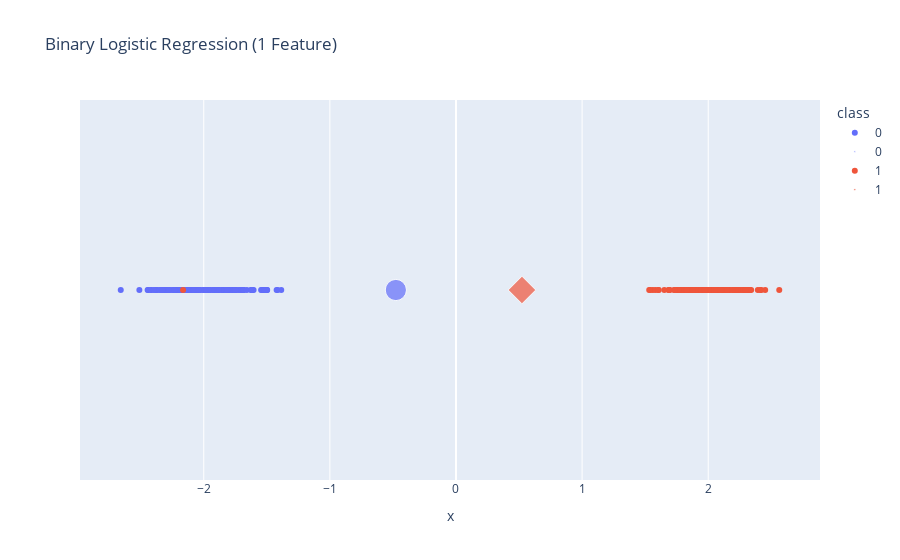

The cell this chart's notebook holds for it:
### Code cell
x_mean = X.mean()
new_points = np.array([
    [x_mean - .5],
    [x_mean + .5]
])

pred_class = model.predict(new_points)
pred_prob = model.predict_proba(new_points)[:, 1]  # probability of class 1

df_new = pd.DataFrame({
    "x": new_points[:, 0],
    "pred_class": pred_class.astype(str),
    "prob_class1": pred_prob
})

df_new = pd.DataFrame({
    "x": new_points[:, 0],
    "pred_class": pred_class.astype(str),
    "prob_class1": pred_prob
})

# Ploe
fig = px.scatter(
    df,
    x="x",
    y=[0]*len(df),
    color="class",
    title="Binary Logistic Regression (1 Feature)"
)

# Add predictions (with small markers)
fig.add_traces(
    px.scatter(
        df_new,
        x="x",
        y=[0]*len(df_new),
        color="pred_class",
        symbol="pred_class",
        size=[1]*len(df_new),
        size_max=15
    ).data
)

fig.update_yaxes(visible=False)
fig.show()

### Figure 1 — Plotly figure (JSON) as saved in the notebook; plotly's stock layout.template omitted (floating-point values rounded to 4 significant figures; data arrays with more than 128 entries replaced by an {"elided": "..."} marker saying what was removed)
{"data": [{"hovertemplate": "class=0<br>x=%{x}<br>y=%{y}<extra></extra>", "legendgroup": "0", "marker": {"color": "#636efa", "symbol": "circle"}, "mode": "markers", "name": "0", "orientation": "v", "showlegend": true, "type": "scatter", "x": {"elided": "150 float values"}, "xaxis": "x", "y": {"elided": "150 int values"}, "yaxis": "y"}, {"hovertemplate": "class=1<br>x=%{x}<br>y=%{y}<extra></extra>", "legendgroup": "1", "marker": {"color": "#EF553B", "symbol": "circle"}, "mode": "markers", "name": "1", "orientation": "v", "showlegend": true, "type": "scatter", "x": {"elided": "150 float values"}, "xaxis": "x", "y": {"elided": "150 int values"}, "yaxis": "y"}, {"hovertemplate": "pred_class=0<br>x=%{x}<br>y=%{y}<br>size=%{marker.size}<extra></extra>", "legendgroup": "0", "marker": {"color": "#636efa", "size": [1], "sizemode": "area", "sizeref": 0.004444, "symbol": "circle"}, "mode": "markers", "name": "0", "orientation": "v", "showlegend": true, "type": "scatter", "x": [-0.4767], "xaxis": "x", "y": [0], "yaxis": "y"}, {"hovertemplate": "pred_class=1<br>x=%{x}<br>y=%{y}<br>size=%{marker.size}<extra></extra>", "legendgroup": "1", "marker": {"color": "#EF553B", "size": [1], "sizemode": "area", "sizeref": 0.004444, "symbol": "diamond"}, "mode": "markers", "name": "1", "orientation": "v", "showlegend": true, "type": "scatter", "x": [0.5233], "xaxis": "x", "y": [0], "yaxis": "y"}], "layout": {"legend": {"title": {"text": "class"}, "tracegroupgap": 0}, "title": {"text": "Binary Logistic Regression (1 Feature)"}, "xaxis": {"anchor": "y", "domain": [0, 1], "title": {"text": "x"}}, "yaxis": {"anchor": "x", "domain": [0, 1], "title": {"text": "y"}, "visible": false}}}
